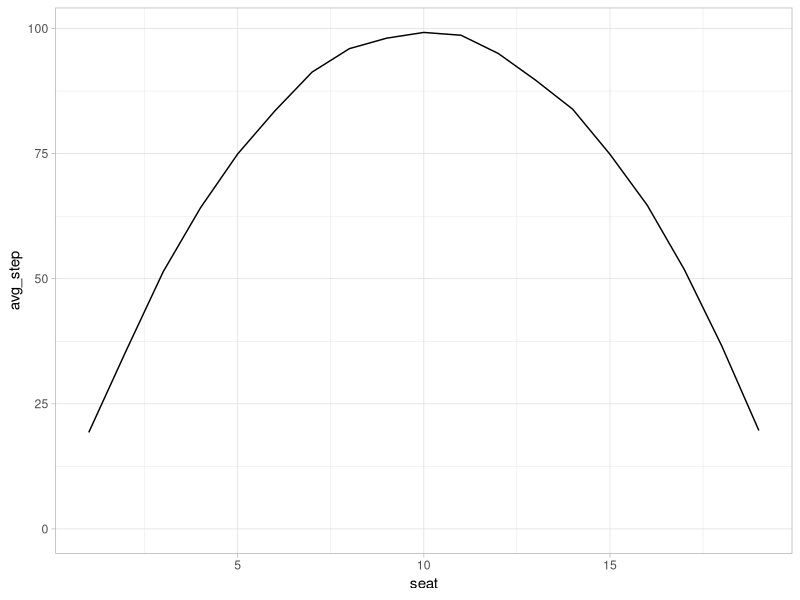
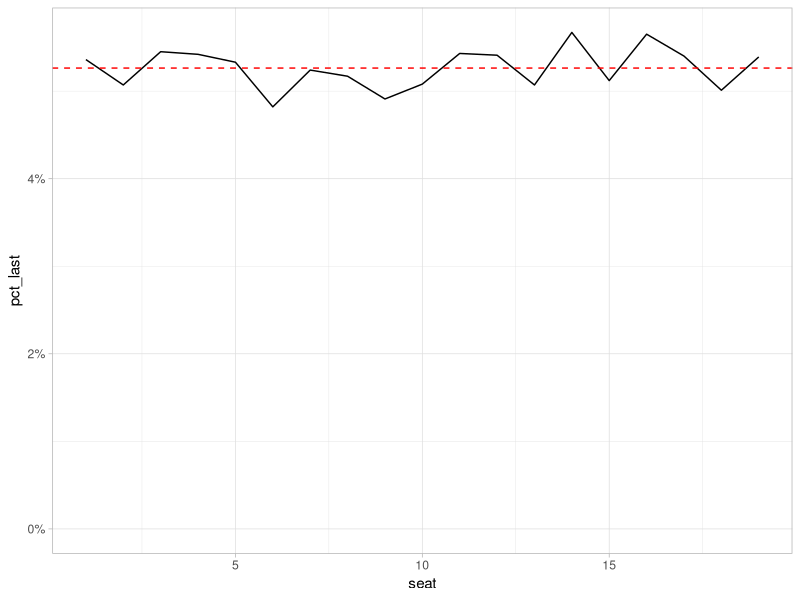
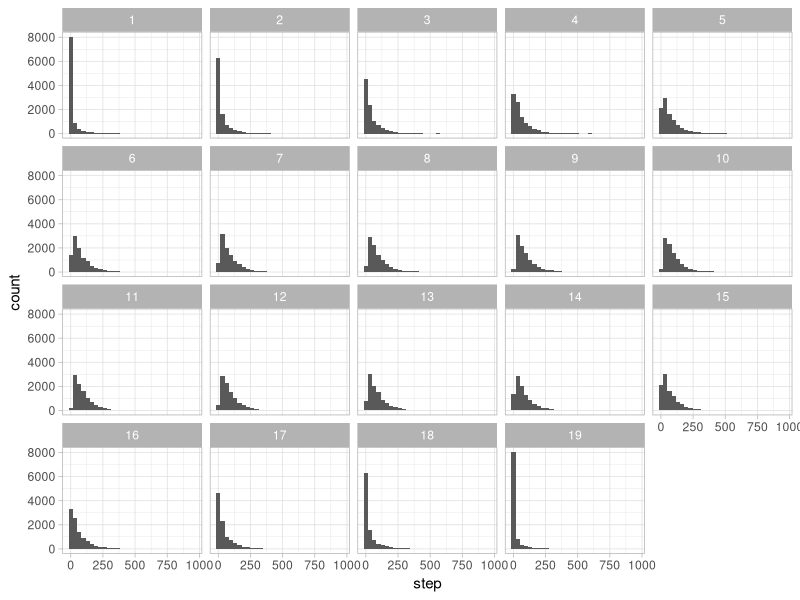

Here is the R script that generated these plots, in order:
library(tidyverse)
library(scales)
theme_set(theme_light())

sim <- crossing(trial = 1:10000,
                step = 1:1000) %>%
  mutate(direction = sample(c(1, -1), n(), replace = TRUE)) %>%
  group_by(trial) %>%
  mutate(seat = cumsum(direction) %% 20) %>%
  ungroup() %>%
  distinct(trial, seat, .keep_all = TRUE) %>%
  filter(seat != 0)

by_seat <- sim %>%
  group_by(trial) %>%
  mutate(is_last = row_number() == 19) %>%
  group_by(seat) %>%
  summarize(avg_step = mean(step),
            pct_last = mean(is_last))
  
by_seat %>% 
  ggplot(aes(seat, avg_step)) +
  geom_line() +
  expand_limits(y = 0)

by_seat %>% 
  ggplot(aes(seat, pct_last)) +
  geom_line() +
  scale_y_continuous(labels = percent) +
  geom_hline(yintercept = 1 / 19, lty = 2, color = "red") +
  expand_limits(y = 0)

sim %>% 
  ggplot(aes(step)) +
  geom_histogram() +
  facet_wrap(~seat)